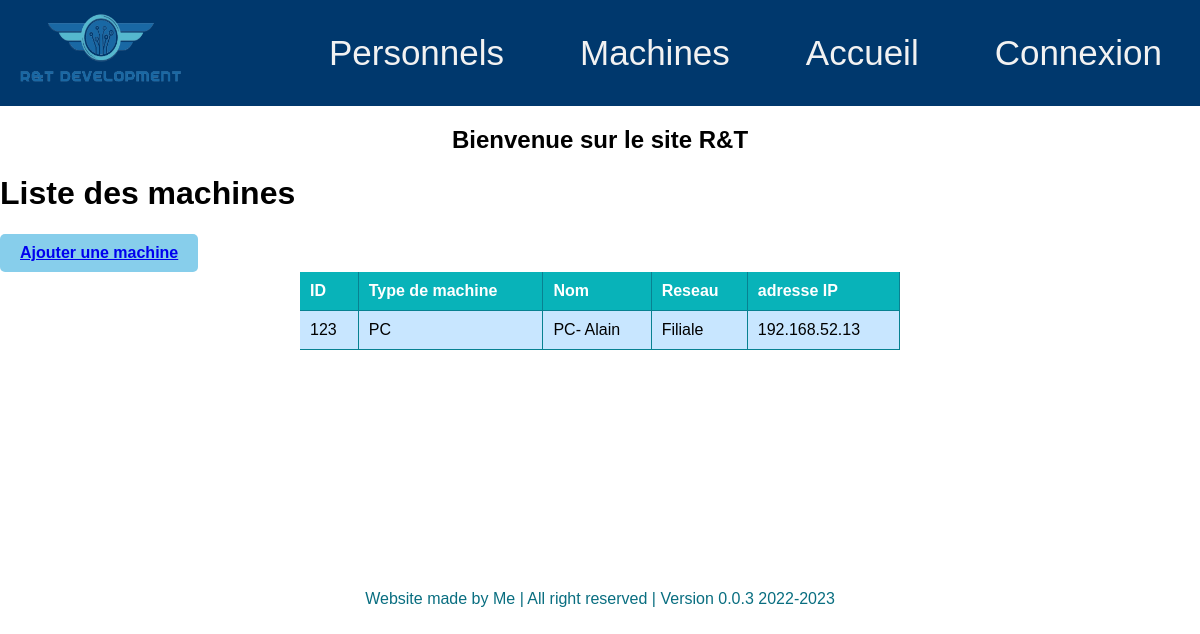
Page /computerApp/machines/ on the committed database.
### computerApp/models.py (models this page shows, shortened)
class Machine(models.Model):
    id = models.AutoField(
        primary_key=True,
        editable=False)
    TYPE = (
        ('PC', ('PC - Run windows')),
        ('Mac', ('MAc - Run MacOS')),
        ('Serveur', ('Serveur - Simple Server to deploy virtual machines')),
        ('Switch', ('Switch − To maintains and connect servers' )),
        ('Rooter', ('Rooter - To maintains and connect LANs')),
    )
    reseau = (
        ('Filiale', ('Filiale - 192.168.0.0')),
        ('QG', ('QG - 10.10.10.0')),
        ('Serveurs', ('Serveurs - 172.22.16.0')),
        ('WifiOuvert', ('WifiOuvert − 122.0.0.0' )),
        ('BackUp', ('BackUp - 156.123.0.0')),
    )
    type_machine = models.CharField(max_length=200, default ='')
    reseau = models.CharField(max_length=200, default ='')
    name = models.CharField(max_length=6, default ='')
    ip = models.GenericIPAddressField(null=True)
    maintenanceDate = models.DateField(default = datetime.now())

### computerApp/views.py (the view)
# urls.py: path('machines/', views.machine_list_view, name='machines'),
def machine_list_view(request) :
    machines = Machine.objects.all()
    context={'machines': machines}
    return render(request , 'computerApp/machine_list.html', context)

### computerApp/views.py (called while the page is built)
def global_context(request):
    from .forms import SearchForm
    form = SearchForm()  # Crée une instance du formulaire de recherche
    return {'search_form': form}  # Retourne le formulaire dans le contexte sous la clé 'search_form'

### computerApp/templates/computerApp/machine_list.html (shortened to what this page needs)
{% extends "index.html" %}
{% block content %}
    <h1>Liste des machines</h1>
    {% if machines %}
    <button class="button-add">
        <a href="{% url 'add-machine' %}">Ajouter une machine</a>
    </button>
        <table>
            <thead>
                <tr>
                    <th>ID</th>
                    <th>Type de machine</th>
                    <th>Nom</th>
                    <th>Reseau</th>
                    <th>adresse IP</th>
                </tr>
            </thead>
            <tbody>
                {% for machine in machines %}
                    <tr>
                        <td>{{ machine.id }}</td>
                        <td>{{ machine.type_machine }}</td>
                        <td>{{ machine.name }}</td>
                        <td>{{ machine.reseau }}</td>
                        <td>{{ machine.ip }}</td>
                    </tr>
                {% endfor %}
            </tbody>
        </table>
    {% else %}
        <p>Il n'y a pas de machine.</p>
    {% endif %}
{% endblock %}

### computerApp/static/css/test.css (style rules this page uses)
body { margin: 0; font-family: Arial, Helvetica, sans-serif; }
.button-add { font-family: Arial, sans-serif; font-size: 16px; font-weight: bold; color: white; text-decoration: none; display: inline-block; padding: 10px 20px; background-color: #87CEEB; border-radius: 5px; border: none; cursor: pointer; transition: background-color 0.3s ease; }

### computerApp/templates/computerApp/machine_list.html (style rules this page uses)
table { width: 600px; margin: 0 auto; background-color: rgb(200, 230, 255); border-collapse: collapse; }
th, td { padding: 10px; border-right: 1px solid rgb(8, 129, 145); border-bottom: 1px solid rgb(8, 129, 145); }
th { text-align: left; background-color: rgb(8, 179, 185); color: white; }

### rows in the picture
Machine: id "123", type_machine "PC", name "PC- Alain", reseau "Filiale", ip "192.168.52.13"
